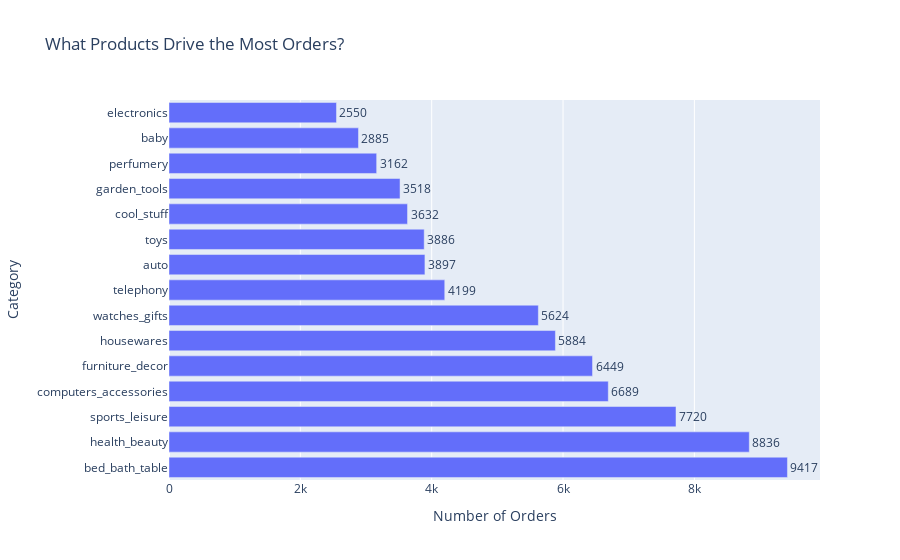

Notebook source saved alongside this figure:
### Code cell
# What are customers buying?
top_categories = client.query("""
    SELECT 
        COALESCE(t.product_category_name_english, 'Unknown') as category,
        COUNT(DISTINCT oi.order_id) as num_orders,
        ROUND(AVG(oi.price), 2) as avg_price
    FROM `jaffle-shop-483118.olist_dev.stg_olist__order_items` oi
    JOIN `jaffle-shop-483118.olist_dev.stg_olist__products` p
        ON oi.product_id = p.product_id
    LEFT JOIN `jaffle-shop-483118.olist_dev.stg_olist__product_category_name_translation` t
        ON p.product_category_name = t.product_category_name
    GROUP BY category
    ORDER BY num_orders DESC
    LIMIT 15
""").to_dataframe()

fig = px.bar(top_categories, 
             x='num_orders', 
             y='category',
             orientation='h',
             title='Products: What Products Drive the Most Orders?',
             labels={'num_orders': 'Number of Orders', 'category': 'Category'},
             text='num_orders')
fig.update_traces(textposition='outside')
fig.show()

### Figure 1 — Plotly figure (JSON) as saved in the notebook; plotly's stock layout.template omitted (floating-point values rounded to 4 significant figures)
{"data": [{"hovertemplate": "Number of Orders=%{text}<br>Category=%{y}<extra></extra>", "legendgroup": "", "marker": {"color": "#636efa", "pattern": {"shape": ""}}, "name": "", "orientation": "h", "showlegend": false, "text": [9417.0, 8836.0, 7720.0, 6689.0, 6449.0, 5884.0, 5624.0, 4199.0, 3897.0, 3886.0, 3632.0, 3518.0, 3162.0, 2885.0, 2550.0], "textposition": "outside", "type": "bar", "x": [9417, 8836, 7720, 6689, 6449, 5884, 5624, 4199, 3897, 3886, 3632, 3518, 3162, 2885, 2550], "xaxis": "x", "y": ["bed_bath_table", "health_beauty", "sports_leisure", "computers_accessories", "furniture_decor", "housewares", "watches_gifts", "telephony", "auto", "toys", "cool_stuff", "garden_tools", "perfumery", "baby", "electronics"], "yaxis": "y"}], "layout": {"barmode": "relative", "legend": {"tracegroupgap": 0}, "title": {"text": "What Products Drive the Most Orders?"}, "xaxis": {"anchor": "y", "domain": [0, 1], "title": {"text": "Number of Orders"}}, "yaxis": {"anchor": "x", "domain": [0, 1], "title": {"text": "Category"}}}}
